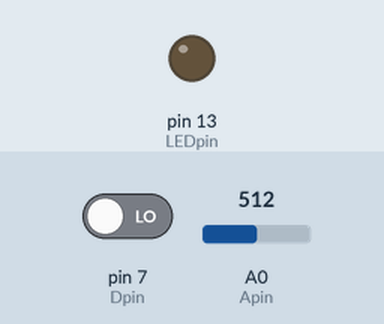
This sketch was run on a simulated Arduino Uno, built with avr-gcc and run on an emulated ATmega328P. On the bench: output pins drawn as LEDs (lit = HIGH). The inputs (shaded band) are chosen by the test bench; at power-on: pin 7 (Dpin) LOW, A0 (Apin) = 512.

Above: at 1.2 s.
1.3 s: pin 7 (Dpin) driven HIGH
At 1.6 s:
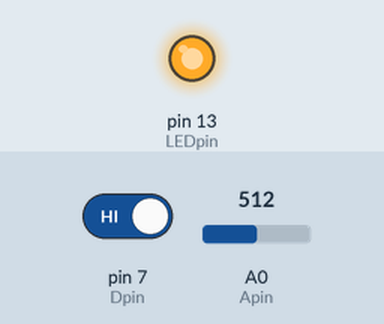
2.8 s: pin 7 (Dpin) driven LOW
At 3.9 s:
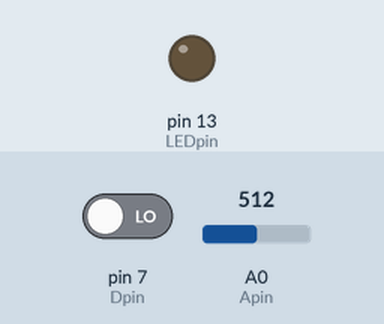
Timing chart, 0 to 5.8 s (numbered marks = the images above; inputs shaded):
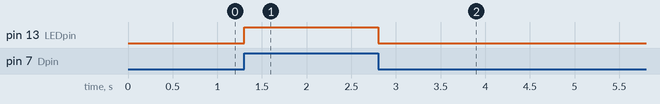

The sketch:

Lab2_arduino.ino
```cpp
#include "DualVNH5019MotorShield.h"
DualVNH5019MotorShield md;

const int Apin = 0; // Analog input pin for motor voltage
const int Dpin = 7; // GDigital input pin from DAQ
const int LEDpin = 13; // Digital output pin for LED

void setup() {
  Serial.begin(9600); // Initialize serial monitor
  pinMode(Dpin,INPUT); // Set Dpin as input
  pinMode(LEDpin,OUTPUT); // Set LEDpin as output
  md.init(); // Initialize motor controller
}

void loop() {
  int button = digitalRead(Dpin);// Read DAQ digital state
  int Mval = analogRead(Apin); // Motor voltage 0-1023
  int M = 0;

  if(button) { //if true
    digitalWrite(LEDpin,HIGH); // then light the LED
    M = map(Mval,0,1024,-400,400); // motor control value
  }
  else{ //if false
    digitalWrite(LEDpin,LOW); // then turn off LED
    M = 0; // then don't power motor
  }
  //md.setM1Speed(M); // command voltage to motor
}
```

Measured:
- after the input at 1.3 s, pin 13 (LEDpin): LOW → HIGH at once
- after the input at 2.8 s, pin 13 (LEDpin): HIGH → LOW at once
